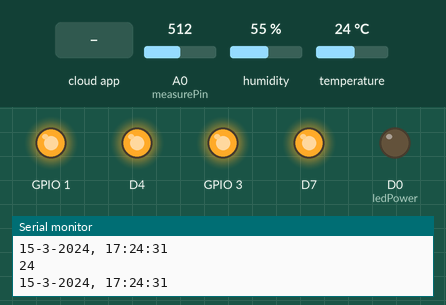
Simulated run of this sketch. Board: ESP8266 (NodeMCU). On the bench: output pins drawn as LEDs (lit = HIGH), the last lines printed to the serial monitor. Inputs (shaded band) come from the test bench; at power-on: A0 (measurePin) = 512, humidity 55 %, temperature 24 °C. WiFi joins after 1.5 s; servers stay silent unless stated.

Above: at 2.8 s.
2.9 s: the phone or cloud app sets signUpFinger to d1_on
At 4.1 s:
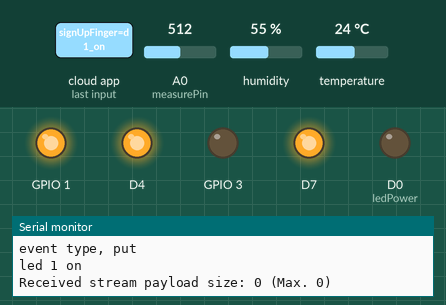
4.4 s: the phone or cloud app sets signUpFinger to d1_off
At 10.31 s:
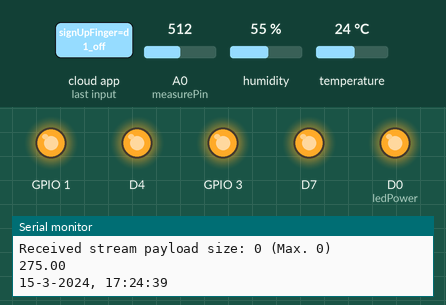
10.4 s: the phone or cloud app sets signUpFinger to d2_on
At 11.0 s:
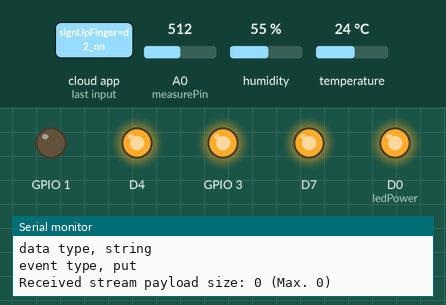
11.9 s: the phone or cloud app sets signUpFinger to d3_on
At 13.1 s:
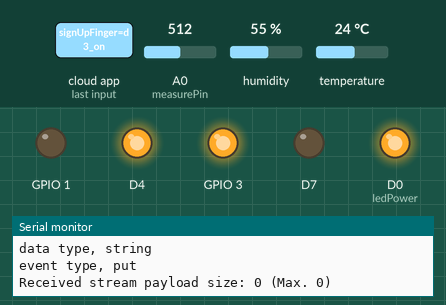
13.4 s: the phone or cloud app sets signUpFinger to d2_off
At 14.4 s:
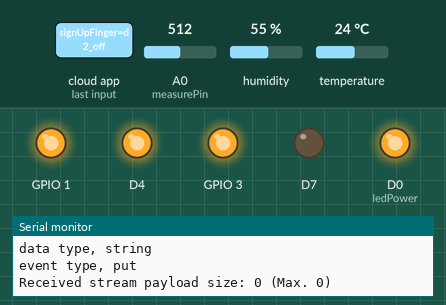
14.9 s: the phone or cloud app sets signUpFinger to d3_off
At 21.2 s:
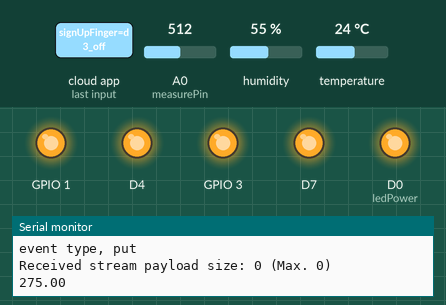
Timing chart, 0 to 21.9 s (numbered marks = the images above; inputs shaded):
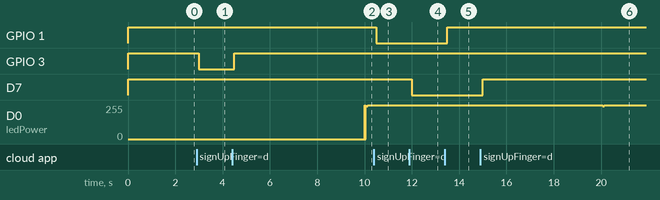

The sketch:

controlAndPM25DHT11.ino
```cpp
#include <FirebaseESP8266.h>
#include <ESP8266WiFi.h>
#include <TimeLib.h>         // for Date/Time operations
#include <WiFiUdp.h>         // for UDP NTP
#include <DHT.h>
#define DHTPIN D5
#define DHTTYPE DHT11
DHT dht(DHTPIN, DHTTYPE);

#include <addons/TokenHelper.h>
#include <addons/RTDBHelper.h>

// NTP Servers:
IPAddress timeServer(195, 186, 4, 101); // 195.186.4.101 (bwntp2.bluewin.ch)
const char* ntpServerName = "ch.pool.ntp.org";
const int timeZone = 7;     // Central European Time (summer time)

WiFiUDP Udp;
unsigned int localPort = 8888;  // local port to listen for UDP packets

/////// for sensor PM 2.5
int measurePin = A0;
int ledPower   = D0;
/************* Flags and Counts***********************/
int checkSensorDoor = 1;
/////// for sensor PM 2.5
int samplingTime = 280;
int deltaTime = 40;
int sleepTime = 9620;
float voMeasured = 0;
float calcVoltage = 0;
float pm = 0;
float dustDensity = 0.0;
unsigned long voMeasuredTotal = 0;
int voCount = 0; //biến lấy mẫu
// Use the typical sensitivity in units of V per 100ug/m3.
const float K = 1;
float Voc = 0.6;

static uint32_t  currentmls = millis(), intervalPM = currentmls;

#define FIREBASE_HOST "dht11-29479-default-rtdb.firebaseio.com"
#define FIREBASE_AUTH "fOzWRh1XAiomyXh2OSEcG9519AdH5C69plklMPc6"
#define WIFI_SSID "vinh vinh"
#define WIFI_PASSWORD "matkhaumoi"

//Define FirebaseESP8266 data object
FirebaseData stream;
FirebaseData sensor;

String flag_temp = "";
int flag_hum;
float flag_pm;

String Day;
String Month;
String Year;
String Hour ;
String Minute;
String Second;

void setup()
{
  Serial.begin(9600);
  pinMode(RX, OUTPUT);
  pinMode(TX, OUTPUT);
  pinMode(D7, OUTPUT);
  pinMode(D4, OUTPUT);

  digitalWrite(RX, HIGH);
  digitalWrite(TX, HIGH);
  digitalWrite(D7, HIGH);
  digitalWrite(D4, HIGH);

  pinMode(ledPower, OUTPUT);

  dht.begin();
  WiFi.begin(WIFI_SSID, WIFI_PASSWORD);
  Serial.print("Connecting to Wi-Fi");
  while (WiFi.status() != WL_CONNECTED)
  {
    Serial.print(".");
    delay(300);
  }
  Serial.println();
  Serial.print("Connected with IP: ");
  Serial.println(WiFi.localIP());
  Serial.println();

  Udp.begin(localPort);
  WiFi.hostByName(ntpServerName, timeServer);
  setSyncProvider(getNtpTime);
  setSyncInterval(60);

  Firebase.begin(FIREBASE_HOST, FIREBASE_AUTH);
  Firebase.reconnectWiFi(true);
  Serial.println("Start!");

#if defined(ESP8266)
  stream.setBSSLBufferSize(2048 /* Rx in bytes, 512 - 16384 */, 512 /* Tx in bytes, 512 - 16384 */);
#endif

  if (!Firebase.beginStream(stream, "/signUpFinger"))
    Serial.printf("sream begin error, %s\n\n", stream.errorReason().c_str());

  Firebase.setStreamCallback(stream, streamCallback, streamTimeoutCallback);

}

void streamCallback(StreamData data)
{
  Serial.printf("sream path, %s\nevent path, %s\ndata type, %s\nevent type, %s\n\n",
                data.streamPath().c_str(),
                data.dataPath().c_str(),
                data.dataType().c_str(),
                data.eventType().c_str());
  printResult(data);

  if (data.stringData() == "d1_on") {
    digitalWrite(RX, LOW);
    Serial.println("led 1 on");
  }
  else if (data.stringData() == "d1_off") {
    digitalWrite(RX, HIGH);
    Serial.println("led 1 off   ");
  }
  else if (data.stringData() == "d2_on") {
    digitalWrite(TX, LOW);
  }
  else if (data.stringData() == "d2_off") {
    digitalWrite(TX, HIGH);
  }
  else if (data.stringData() == "d3_on") {
    digitalWrite(D7, LOW);
  }
  else if (data.stringData() == "d3_off") {
    digitalWrite(D7, HIGH);
  }
  else if (data.stringData() == "d4_on") {
    digitalWrite(D4, LOW);
  }
  else if (data.stringData() == "d4_off") {
    digitalWrite(D4, HIGH);
  }
  else {
    return;
  }

  Serial.println();
  Serial.printf("Received stream payload size: %d (Max. %d)\n\n", data.payloadLength(), data.maxPayloadLength());
}


void streamTimeoutCallback(bool timeout)
{
  if (timeout)
    Serial.println("stream timed out, resuming...\n");

  if (!stream.httpConnected())
    Serial.printf("error code: %d, reason: %s\n\n", stream.httpCode(), stream.errorReason().c_str());
}

void loop() {
  sensorDHT11();
  if ( millis() - intervalPM > 10000) {
    // save the last time you updated the PM 2.5 values
    intervalPM = millis();
    PM();
  }
}

void sensorDHT11()
{
  int h = dht.readHumidity();
  int t = dht.readTemperature();
  String temp = String(t);
  String hum = String(h);
  if (isnan(h) || isnan(t)) {
    Serial.println(F("Failed to read from DHT sensor!"));
    return;
  }
  if (temp != flag_temp && t != 2147483647 && Year != "1970")
  {
    digitalClockDisplay();
    String tempOfTime = temp + String(" ") + Hour + ":"  + Minute + ":"  + Second + String(" ") + Day + String("-") + Month + String("-") + Year;
    Firebase.pushString(sensor, "/sensor/matching", tempOfTime);
    flag_temp = temp;
    Serial.println(temp);
  }
  if (abs(h - flag_hum) >= 2 && h != 2147483647 && Year != "1970")
  {
    digitalClockDisplay();
    String tempOfTime = hum + String(" ") + Hour + ":"  + Minute + ":"  + Second + String(" ") + Day + String("-") + Month + String("-") + Year;
    Firebase.pushString(sensor, "/sensor/matchingHum", tempOfTime);
    flag_hum = h;
  }
}

/*-------- NTP code ----------*/

const int NTP_PACKET_SIZE = 48; // NTP time is in the first 48 bytes of message
byte packetBuffer[NTP_PACKET_SIZE]; //buffer to hold incoming & outgoing packets

time_t getNtpTime()
{
  while (Udp.parsePacket() > 0) ; // discard any previously received packets
  sendNTPpacket(timeServer);
  uint32_t beginWait = millis();
  while (millis() - beginWait < 1500) {
    int size = Udp.parsePacket();
    if (size >= NTP_PACKET_SIZE) {
      Udp.read(packetBuffer, NTP_PACKET_SIZE);  // read packet into the buffer
      unsigned long secsSince1900;
      // convert four bytes starting at location 40 to a long integer
      secsSince1900 =  (unsigned long)packetBuffer[40] << 24;
      secsSince1900 |= (unsigned long)packetBuffer[41] << 16;
      secsSince1900 |= (unsigned long)packetBuffer[42] << 8;
      secsSince1900 |= (unsigned long)packetBuffer[43];
      return secsSince1900 - 2208988800UL + timeZone * SECS_PER_HOUR;
    }
  }
  return 0; // return 0 if unable to get the time
}

// send an NTP request to the time server at the given address
void sendNTPpacket(IPAddress &address)
{
  // set all bytes in the buffer to 0
  memset(packetBuffer, 0, NTP_PACKET_SIZE);
  // Initialize values needed to form NTP request
  // (see URL above for details on the packets)
  packetBuffer[0] = 0b11100011;   // LI, Version, Mode
  packetBuffer[1] = 0;     // Stratum, or type of clock
  packetBuffer[2] = 6;     // Polling Interval
  packetBuffer[3] = 0xEC;  // Peer Clock Precision
  // 8 bytes of zero for Root Delay & Root Dispersion
  packetBuffer[12]  = 49;
  packetBuffer[13]  = 0x4E;
  packetBuffer[14]  = 49;
  packetBuffer[15]  = 52;
  // all NTP fields have been given values, now
  // you can send a packet requesting a timestamp:
  Udp.beginPacket(address, 123); //NTP requests are to port 123
  Udp.write(packetBuffer, NTP_PACKET_SIZE);
  Udp.endPacket();
}

//------Function-----
void digitalClockDisplay()  {
  Year = String(year());
  Month = String(month());
  Day = String(day());
  Hour = String(hour());
  Minute = String(minute());
  Second = String(second());
  String DateofTime = Day + String("-") + Month + String("-") + Year + ", " + Hour + ":"  + Minute + ":" + Second;
  Serial.println(DateofTime);
}

void PM() {
  voCount = 0;
  voMeasuredTotal = 0;
  while (voCount <= 10) {
    digitalWrite(ledPower, LOW);     // Bật IR LED
    delayMicroseconds(samplingTime);   //Delay 0.28ms
    voMeasured = analogRead(measurePin); // Đọc giá trị ADC V0 mất khoảng 0.1ms
    digitalWrite(ledPower, HIGH);    // Tắt LED
    delayMicroseconds(sleepTime);     //Delay 9.62ms
    voMeasuredTotal += voMeasured;    // Tính tổng lần lấy mẫu
    voCount ++;              // Đếm số lần lấy mẫu
  }
  voMeasured = 1.0 * voMeasuredTotal / 100; //Tính trung bình
  //****************************

  calcVoltage = voMeasured / 1024 * 5; //Tính điện áp Vcc của cảm biến (5.0 hoặc 3.3)
  dustDensity = calcVoltage / K * 100.0;
  pm = dustDensity * 10;
  Serial.println(pm);
  if (abs(pm - flag_pm) >= 2) {
    digitalClockDisplay();
    String pmSensor = String(pm) + String(" ") + Hour + ":"  + Minute + ":"  + Second + String(" ") + Day + String("-") + Month + String("-") + Year;
    Firebase.pushString(sensor, "/sensor/matchingPM", pmSensor);
    flag_pm = pm;
  }
}
```

Measured:
- after the input at 2.9 s, GPIO 3: HIGH → LOW after 0.10 s
- after the input at 4.4 s, GPIO 3: LOW → HIGH after 0.10 s
- after the input at 10.4 s, GPIO 1: HIGH → LOW after 0.10 s
- after the input at 11.9 s, D7: HIGH → LOW after 0.10 s
- after the input at 13.4 s, GPIO 1: LOW → HIGH after 0.10 s
- after the input at 14.9 s, D7: LOW → HIGH after 0.10 s
